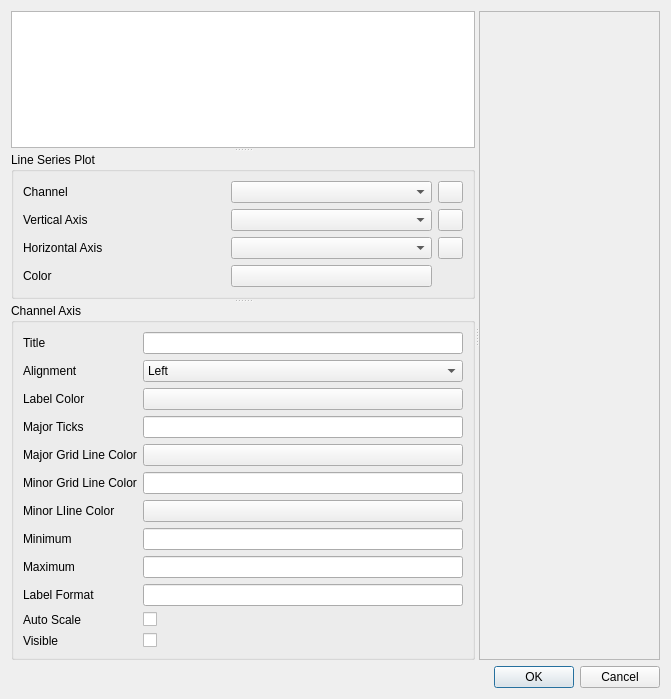
<?xml version="1.0" encoding="UTF-8"?>
<ui version="4.0">
 <class>DHistogramConfig</class>
 <widget class="QDialog" name="DHistogramConfig">
  <property name="geometry">
   <rect>
    <x>0</x>
    <y>0</y>
    <width>671</width>
    <height>699</height>
   </rect>
  </property>
  <property name="windowTitle">
   <string>Dialog</string>
  </property>
  <layout class="QVBoxLayout" name="verticalLayout">
   <item>
    <widget class="QSplitter" name="splitter_2">
     <property name="orientation">
      <enum>Qt::Horizontal</enum>
     </property>
     <widget class="QSplitter" name="splitter">
      <property name="orientation">
       <enum>Qt::Vertical</enum>
      </property>
      <widget class="QTableWidget" name="tableWidget"/>
      <widget class="QGroupBox" name="groupBox_2">
       <property name="title">
        <string>Line Series Plot</string>
       </property>
       <layout class="QVBoxLayout" name="verticalLayout_2">
        <item>
         <layout class="QGridLayout" name="gridLayout">
          <item row="2" column="0">
           <widget class="QLabel" name="label_2">
            <property name="text">
             <string>Horizontal Axis</string>
            </property>
           </widget>
          </item>
          <item row="3" column="1">
           <widget class="QPushButton" name="seriesColor">
            <property name="text">
             <string/>
            </property>
           </widget>
          </item>
          <item row="0" column="1">
           <widget class="QComboBox" name="currentChannel"/>
          </item>
          <item row="2" column="1">
           <widget class="QComboBox" name="horizontalAxis"/>
          </item>
          <item row="0" column="0">
           <widget class="QLabel" name="label">
            <property name="text">
             <string>Channel</string>
            </property>
           </widget>
          </item>
          <item row="1" column="0">
           <widget class="QLabel" name="label_3">
            <property name="text">
             <string>Vertical Axis</string>
            </property>
           </widget>
          </item>
          <item row="3" column="0">
           <widget class="QLabel" name="label_7">
            <property name="text">
             <string>Color</string>
            </property>
           </widget>
          </item>
          <item row="1" column="1">
           <widget class="QComboBox" name="verticalAxis"/>
          </item>
          <item row="1" column="2">
           <widget class="QPushButton" name="deleteVerticalAxis">
            <property name="maximumSize">
             <size>
              <width>25</width>
              <height>25</height>
             </size>
            </property>
            <property name="text">
             <string/>
            </property>
            <property name="icon">
             <iconset resource="dynamometer.qrc">
              <normaloff>:/icons/cross.png</normaloff>:/icons/cross.png</iconset>
            </property>
           </widget>
          </item>
          <item row="0" column="2">
           <widget class="QPushButton" name="pushButton_2">
            <property name="maximumSize">
             <size>
              <width>25</width>
              <height>25</height>
             </size>
            </property>
            <property name="text">
             <string/>
            </property>
            <property name="icon">
             <iconset resource="dynamometer.qrc">
              <normaloff>:/icons/cross.png</normaloff>:/icons/cross.png</iconset>
            </property>
            <property name="iconSize">
             <size>
              <width>16</width>
              <height>16</height>
             </size>
            </property>
           </widget>
          </item>
          <item row="2" column="2">
           <widget class="QPushButton" name="deleteHorizontalAxis">
            <property name="maximumSize">
             <size>
              <width>25</width>
              <height>25</height>
             </size>
            </property>
            <property name="text">
             <string/>
            </property>
            <property name="icon">
             <iconset resource="dynamometer.qrc">
              <normaloff>:/icons/cross.png</normaloff>:/icons/cross.png</iconset>
            </property>
           </widget>
          </item>
         </layout>
        </item>
        <item>
         <spacer name="verticalSpacer">
          <property name="orientation">
           <enum>Qt::Vertical</enum>
          </property>
          <property name="sizeHint" stdset="0">
           <size>
            <width>17</width>
            <height>47</height>
           </size>
          </property>
         </spacer>
        </item>
       </layout>
      </widget>
      <widget class="QGroupBox" name="groupBox">
       <property name="title">
        <string>Channel Axis</string>
       </property>
       <layout class="QVBoxLayout" name="verticalLayout_3">
        <item>
         <spacer name="verticalSpacer_2">
          <property name="orientation">
           <enum>Qt::Vertical</enum>
          </property>
          <property name="sizeHint" stdset="0">
           <size>
            <width>20</width>
            <height>40</height>
           </size>
          </property>
         </spacer>
        </item>
        <item>
         <layout class="QGridLayout" name="gridLayout_2">
          <item row="10" column="0">
           <widget class="QLabel" name="label_12">
            <property name="text">
             <string>Auto Scale</string>
            </property>
           </widget>
          </item>
          <item row="1" column="1">
           <widget class="QComboBox" name="alignment">
            <item>
             <property name="text">
              <string>Left</string>
             </property>
            </item>
            <item>
             <property name="text">
              <string>Right</string>
             </property>
            </item>
            <item>
             <property name="text">
              <string>Bottom</string>
             </property>
            </item>
            <item>
             <property name="text">
              <string>Top</string>
             </property>
            </item>
           </widget>
          </item>
          <item row="11" column="0">
           <widget class="QLabel" name="label_9">
            <property name="text">
             <string>Visible</string>
            </property>
           </widget>
          </item>
          <item row="6" column="1">
           <widget class="QPushButton" name="minorGridLineColor">
            <property name="text">
             <string/>
            </property>
           </widget>
          </item>
          <item row="7" column="0">
           <widget class="QLabel" name="label_10">
            <property name="text">
             <string>Minimum</string>
            </property>
           </widget>
          </item>
          <item row="2" column="1">
           <widget class="QPushButton" name="labelColor">
            <property name="text">
             <string/>
            </property>
           </widget>
          </item>
          <item row="3" column="0">
           <widget class="QLabel" name="label_5">
            <property name="text">
             <string>Major Ticks</string>
            </property>
           </widget>
          </item>
          <item row="5" column="1">
           <widget class="QLineEdit" name="minorTicks"/>
          </item>
          <item row="5" column="0">
           <widget class="QLabel" name="label_6">
            <property name="text">
             <string>Minor Grid Line Color</string>
            </property>
           </widget>
          </item>
          <item row="10" column="1">
           <widget class="QCheckBox" name="autoScale">
            <property name="text">
             <string/>
            </property>
           </widget>
          </item>
          <item row="7" column="1">
           <widget class="QLineEdit" name="minimum"/>
          </item>
          <item row="8" column="1">
           <widget class="QLineEdit" name="maximum"/>
          </item>
          <item row="2" column="0">
           <widget class="QLabel" name="label_15">
            <property name="text">
             <string>Label Color</string>
            </property>
           </widget>
          </item>
          <item row="0" column="0">
           <widget class="QLabel" name="label_4">
            <property name="text">
             <string>Title</string>
            </property>
           </widget>
          </item>
          <item row="9" column="0">
           <widget class="QLabel" name="label_16">
            <property name="text">
             <string>Label Format</string>
            </property>
           </widget>
          </item>
          <item row="0" column="1">
           <widget class="QLineEdit" name="title"/>
          </item>
          <item row="11" column="1">
           <widget class="QCheckBox" name="visible">
            <property name="text">
             <string/>
            </property>
           </widget>
          </item>
          <item row="8" column="0">
           <widget class="QLabel" name="label_11">
            <property name="text">
             <string>Maximum</string>
            </property>
           </widget>
          </item>
          <item row="3" column="1">
           <widget class="QLineEdit" name="majorTicks"/>
          </item>
          <item row="1" column="0">
           <widget class="QLabel" name="label_8">
            <property name="text">
             <string>Alignment</string>
            </property>
           </widget>
          </item>
          <item row="6" column="0">
           <widget class="QLabel" name="label_14">
            <property name="text">
             <string>Minor LIine Color</string>
            </property>
           </widget>
          </item>
          <item row="4" column="0">
           <widget class="QLabel" name="label_13">
            <property name="text">
             <string>Major Grid Line Color</string>
            </property>
           </widget>
          </item>
          <item row="4" column="1">
           <widget class="QPushButton" name="majorGridLineColor">
            <property name="text">
             <string/>
            </property>
           </widget>
          </item>
          <item row="9" column="1">
           <widget class="QLineEdit" name="labelFormat"/>
          </item>
         </layout>
        </item>
       </layout>
      </widget>
     </widget>
     <widget class="QFrame" name="frame">
      <property name="mouseTracking">
       <bool>false</bool>
      </property>
      <property name="focusPolicy">
       <enum>Qt::NoFocus</enum>
      </property>
      <property name="contextMenuPolicy">
       <enum>Qt::DefaultContextMenu</enum>
      </property>
      <property name="frameShape">
       <enum>QFrame::StyledPanel</enum>
      </property>
      <property name="frameShadow">
       <enum>QFrame::Raised</enum>
      </property>
     </widget>
    </widget>
   </item>
   <item>
    <widget class="QDialogButtonBox" name="buttonBox">
     <property name="orientation">
      <enum>Qt::Horizontal</enum>
     </property>
     <property name="standardButtons">
      <set>QDialogButtonBox::Cancel|QDialogButtonBox::Ok</set>
     </property>
    </widget>
   </item>
  </layout>
 </widget>
 <resources>
  <include location="dynamometer.qrc"/>
 </resources>
 <connections>
  <connection>
   <sender>buttonBox</sender>
   <signal>accepted()</signal>
   <receiver>DHistogramConfig</receiver>
   <slot>accept()</slot>
   <hints>
    <hint type="sourcelabel">
     <x>248</x>
     <y>254</y>
    </hint>
    <hint type="destinationlabel">
     <x>157</x>
     <y>274</y>
    </hint>
   </hints>
  </connection>
  <connection>
   <sender>buttonBox</sender>
   <signal>rejected()</signal>
   <receiver>DHistogramConfig</receiver>
   <slot>reject()</slot>
   <hints>
    <hint type="sourcelabel">
     <x>316</x>
     <y>260</y>
    </hint>
    <hint type="destinationlabel">
     <x>286</x>
     <y>274</y>
    </hint>
   </hints>
  </connection>
 </connections>
</ui>
